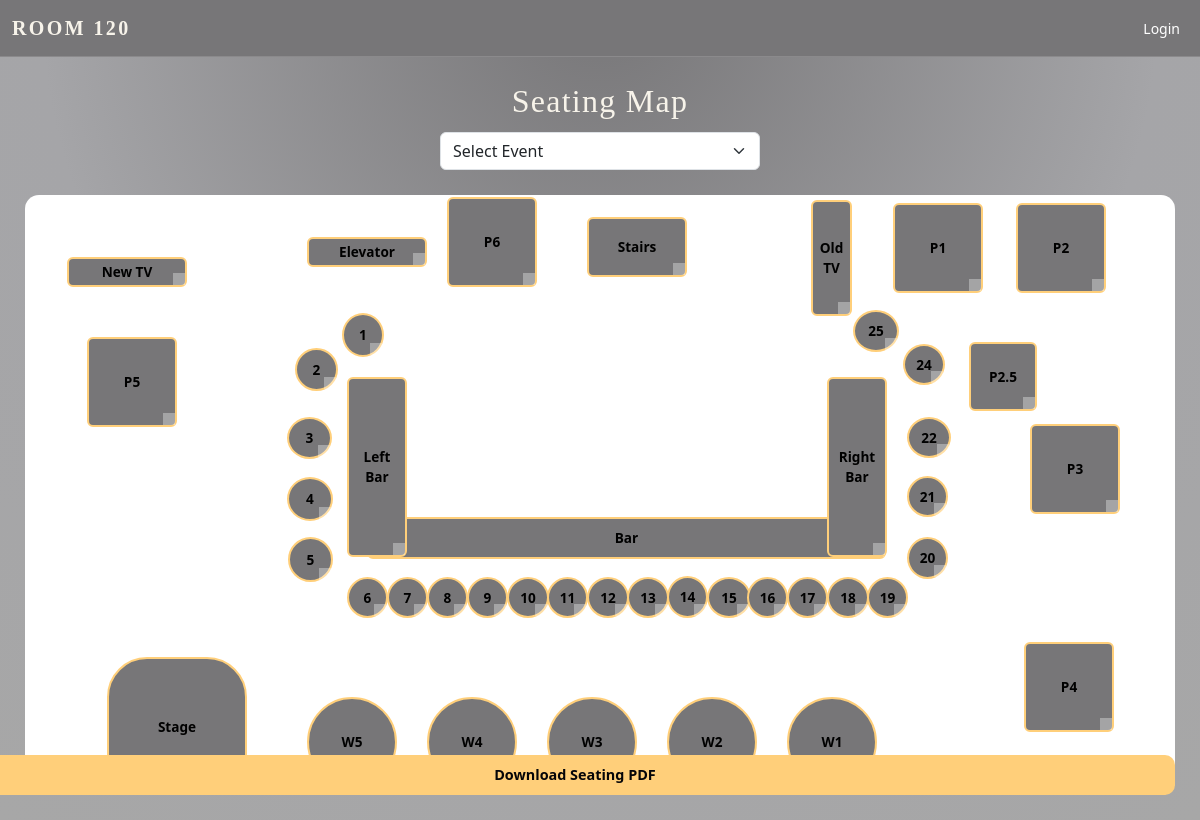
Screenshot of /seating_map with the database file from the repository.
### app.py (models this page shows)
class SeatingItem(db.Model):
    id = db.Column(db.Integer, primary_key=True)
    kind = db.Column(db.String(50))
    label = db.Column(db.String(200))
    x = db.Column(db.Integer)
    y = db.Column(db.Integer)
    width = db.Column(db.Integer)
    height = db.Column(db.Integer)
    rotation = db.Column(db.Integer)
    extra = db.Column(db.String)
    reservations = db.relationship(
        "SeatingReservation",
        backref="table",
        cascade="all, delete-orphan",
        passive_deletes=True
    )

### app.py (the view)
@app.route("/seating_map")
def seating_map():
    event_id = request.args.get("event_id")
    events = Event.query.all()
    items = SeatingItem.query.all()
    members = User.query.filter_by(role="member").all()
    selected_event = Event.query.get(event_id) if event_id else None
    reservation_map = {}
    if selected_event:
        reservations = SeatingReservation.query.filter_by(event_id=selected_event.id).all()
        for r in reservations:
            reservation_map[r.seating_item_id] = r
    return render_template(
        "seating_map.html",
        events=events,
        items=items,
        selected_event=selected_event,
        members=members,
        reservation_map=reservation_map
    )

### app.py (called while the page is built)
@app.before_request
def enable_foreign_keys():
    db.session.execute(text('PRAGMA foreign_keys = ON'))

@app.context_processor
def inject_user():
    return dict(current_user=current_user)

### templates/seating_map.html (shortened to what this page needs)
{% extends "base.html" %}
{% block content %}
<div class="map-wrapper">
    <div class="map-header">
        <h1>Seating Map</h1>
        <form method="GET" action="{{ url_for('seating_map') }}">
            <select name="event_id" id="event-select" class="form-select" onchange="this.form.submit()">
                <option value="">Select Event</option>
            </select>
        </form>
    </div>
    <div id="canvas">
        {% for item in items %}
            {% set res = reservation_map.get(item.id) if reservation_map else None %}
            {% set label_text = item.label %}
            {% if res %}
                {% if res.member_id %}
                    {% for m in members %}
                        {% if m.id == res.member_id %}
                            {% set label_text = m.first_name ~ ' ' ~ m.last_name %}
                        {% endif %}
                    {% endfor %}
                {% elif res.guest_name %}
                    {% set label_text = res.guest_name %}
                {% endif %}
            {% endif %}
            <div class="table-item
                        {% if item.kind.startswith('wall') %}wall-item{% endif %}
                        {% if item.kind == 'wall-curve' %}wall-curved{% endif %}"
                 data-id="{{ item.id }}"
                 data-kind="{{ item.kind }}"
                 data-member-id="{{ res.member_id if res else '' }}"
                 data-guest-name="{{ res.guest_name if res else '' }}"
                 data-num-guests="{{ res.num_guests if res else '' }}"
                 data-timeslots="{{ res.timeslots if res else '' }}"
                 data-notes="{{ res.notes if res else '' }}"
                 data-original-label="{{ item.label }}"
                 style="
                     left: {{ item.x }}px;
                     top: {{ item.y }}px;
                     width: {{ item.width }}px;
                     height: {{ item.height }}px;
                     border-radius: {% if item.kind == 'circle' %}50%{% else %}6px{% endif %};
                 ">
                <span class="table-label">{{ label_text }}</span>
            </div>
        {% endfor %}
    </div>
</div>
<button id="download-pdf-btn" class="popup-btn"
        style="position:fixed; bottom:25px; right:25px; z-index:9999;">
    Download Seating PDF
</button>
{% endblock %}

### static/style_member.css (style rules this page uses)
:root { --bg: #56565b; --bg-elevated: #56565b; --bg-soft: #56565b; --border-subtle: #27273a; --accent: #f5b45c; --accent-soft: rgba(245, 180, 92, 0.14); --accent-strong: #ffcf7a; --text: #f7f3ea; --muted: #454545; --danger: #ff5c73; --radius-lg: 18px; --radius-pill: 999px; --shadow-soft: 0 18px 60px rgba(0, 0, 0, 0.7); --nav-h: 72px; }
html, body { height: 100%; }
html { scroll-behavior: smooth; }
h1, h2, h3, h4, h5 { font-family: "Playfair Display", serif; letter-spacing: 0.04em; }
h1 { font-weight: 700; }
.form-control, .form-select, textarea.form-control { background: rgba(234, 234, 237, 0.9); border-radius: 10px; border: 1px solid rgba(255, 255, 255, 0.1); color: var(--text); padding: 9px 10px; font-size: 0.95rem; box-shadow: none; transition: border-color 0.18s ease, box-shadow 0.18s ease, background 0.18s ease; }
.table-item { position: absolute; background: #ffffff; border: 2px solid #aaa; cursor: grab; }
.table-item::after { content: ""; width: 12px; height: 12px; background: #ffffff55; position: absolute; right: 0; bottom: 0; cursor: nwse-resize; }

### templates/seating_map.html (style rules this page uses)
.map-wrapper { max-width: 1200px; margin: 0 auto; padding: 25px; color: #f7f3ea; }
.map-header { text-align: center; margin-bottom: 25px; }
.map-header h1 { font-family: "Playfair Display", serif; font-size: 2rem; margin-bottom: 12px; }
#event-select { max-width: 320px; margin: 0 auto; margin-top: 8px; }
#canvas { background: #ffffff; border-radius: 14px; border: 2px solid rgba(255,255,255,0.08); height: 75vh; position: relative; overflow: hidden; }
.table-item, .wall-item { position: absolute; background: #777678; border: 2px solid #ffcf7a; color: #000000; font-weight: bold; display: flex; align-items: center; justify-content: center; border-radius: 6px; cursor: pointer; user-select: none; padding: 4px; text-align: center; font-size: 0.85rem; }
.wall-curved { border-radius: 40px !important; }
.table-label { pointer-events: none; }
.popup-btn { width: 100%; padding: 9px; background: #ffcf7a; border: none; color: #050508; font-weight: 700; border-radius: 10px; cursor: pointer; font-size: 0.9rem; }

### rows the page displays
SeatingItem: label "P1"
SeatingItem: label "6"
SeatingItem: label "Bar"
SeatingItem: label "Left Bar"
SeatingItem: label "Right Bar"
SeatingItem: label "P2"
SeatingItem: label_text "7"
SeatingItem: label_text "8"
SeatingItem: label "13"
SeatingItem: label "12"
SeatingItem: label "10"
SeatingItem: label "15"
SeatingItem: label "14"
SeatingItem: label "11"
SeatingItem: label "9"
SeatingItem: label "16"
SeatingItem: label "17"
SeatingItem: label "4"
SeatingItem: label "3"
SeatingItem: label "18"
SeatingItem: label "19"
SeatingItem: label "5"
SeatingItem: label "21"
SeatingItem: label "20"
SeatingItem: label "22"
SeatingItem: label "2"
SeatingItem: label "1"
SeatingItem: label "24"
SeatingItem: label "25"
SeatingItem: label "Old TV"
SeatingItem: label "P2.5"
SeatingItem: label "P3"
SeatingItem: label "P4"
SeatingItem: label "W1"
SeatingItem: label "W2"
SeatingItem: label "W3"
SeatingItem: label "W4"
SeatingItem: label "W5"
SeatingItem: label "Stage"
SeatingItem: label "P5"
SeatingItem: label "New TV"
SeatingItem: label "Elevator"
SeatingItem: label "P6"
SeatingItem: label "Stairs"
